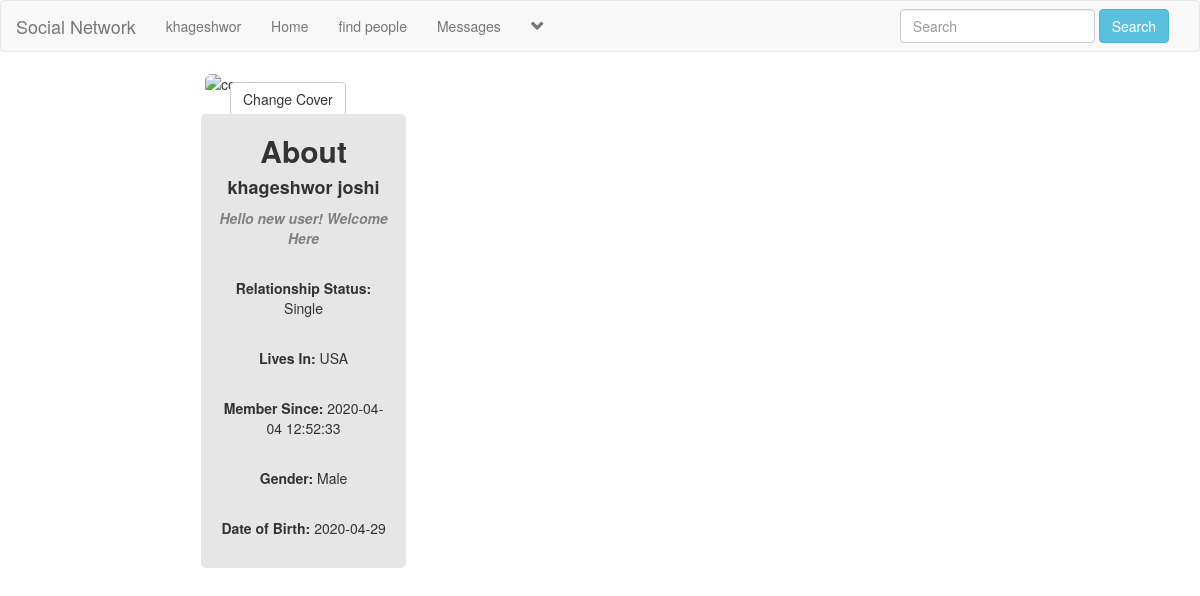
The app's page /profile.php (signed in) with its own data.
### tables this page shows
CREATE TABLE `users` (
  `user_id` int(11) NOT NULL,
  `f_name` text NOT NULL,
  `l_name` text NOT NULL,
  `user_name` text NOT NULL,
  `describe_user` varchar(255) NOT NULL,
  `relationship` text NOT NULL,
  `user_pass` varchar(255) NOT NULL,
  `user_email` varchar(255) NOT NULL,
  `user_country` text NOT NULL,
  `user_gender` text NOT NULL,
  `user_birthdate` text NOT NULL,
  `user_image` varchar(255) NOT NULL,
  `user_cover` varchar(255) NOT NULL,
  `user_reg_date` timestamp NOT NULL DEFAULT current_timestamp(),
  `status` text NOT NULL,
  `posts` text NOT NULL,
  `recovery_account` varchar(255) NOT NULL
);

### profile.php (the view, shortened to what this page needs)
<!DOCTYPE html>
<?php
    include("includes/header.php");
?>
<html lang="en">
<head>
    <link rel="stylesheet" href="https://maxcdn.bootstrapcdn.com/bootstrap/3.4.1/css/bootstrap.min.css">
    <link rel="stylesheet" type="text/css" href="style/home_style2.css">
</head>
<body>
    <div class="row">
        <div class="col-sm-2">
        </div>
        <div class="col-sm-8">
            <?php
                echo"
                    <div>
                        <div><img id='cover-img' class='img-rounded' src='$user_cover' alt ='cover'</div>
                        <form action='profile.php?u_id=$user_id' method='post' enctype='multipart/form-data'>
                            <ul class= 'nav pull-left' style='position:absolute;top:10px;left:40px;'>
                                <li class='dropdown'>
                                    <button class='dropdown-toggle btn btn-default' data-toggle='dropdown'>Change Cover</button>
                                    <div class='dropdown-menu'>
                                        <center>
                                        <label class='btn btn-info'>Select Cover
                                        <input type='file' name='u_cover' size='60' />
                                        </label><br><br>
                                        <button name='submit' class='btn btn-info'>Update Cover</button>
                                        </center>
                                    </div>
                                </li>
                            </ul>
                        </form>
                    </div>
                    <div id='profile-img'>
                        <img src='$user_image' alt='profile' class='img-circle' width='180px' height='185px'>
                        <form action'= 'profile.php?u_id=$user_id' method='post' enctype='multipart/form-data'>
                                <label id='update_profile'>Select profile
                                <input type='file' name='u_image' size='60' />
                                </label><br><br>
                                <button id = 'button_profile' name='update' class='btn btn-info'>Update Profile</button>
                        </form>
                    </div><br>
                ";
            ?>
        </div>
    </div>
    <div class="col-sm-2">
    </div>
</div>
    <div class="row">
        <div class="col-sm-2">
        </div>
        <div class="col-sm-2" style="background-color: #e6e6e6; text-align:center;left:0.9%;border-radius: 5px;">
            <?php
                 echo "
                    <center><h2><strong>About</strong></h2></center>
                    <center><h4><strong>$first_name $last_name</strong></h4></center>
                    <p><strong><i style='color:grey;'>$describe_user</i></strong></p><br>
                    <p><strong>Relationship Status: </strong> $relationship_status</p><br>
                    <p><strong>Lives In: </strong> $user_country</p><br>
                    <p><strong>Member Since: </strong> $register_date</p><br>
                    <p><strong>Gender: </strong> $user_gender</p><br>
                    <p><strong>Date of Birth: </strong> $user_birthday</p><br>
                    ";
            ?>
        </div>
        <div class="col-sm-6">
        </div>
        <div class='col-sm-2'>
        </div>
    </div>
</body>
</html>

### includes/header.php (shortened to what this page needs)
<?php
    include("functions/functions.php");
?>
<nav class="navbar navbar-default">
    <div class="container-fluid">
        <div class="navbar-header">
            <a href="home.php" class="navbar-brand">Social Network</a>
        </div>
        <div class="collapse navbar-collapse" id="#bs-example-navbar-collapse-1">
            <ul class="nav navbar-nav">
                <?php
                    $user =  $_SESSION['user_email'];
                    $get_user = "SELECT * FROM users WHERE user_email='$user'";
                    $run_user = mysqli_query($con,$get_user);
                    $row = mysqli_fetch_array($run_user);
                    $user_id = $row['user_id'];
                    $first_name =$row['f_name'];
                    $last_name = $row['l_name'];
                    $describe_user = $row['describe_user'];
                    $relationship_status = $row['relationship'];
                    $user_country = $row['user_country'];
                    $user_gender = $row['user_gender'];
                    $user_birthday = $row['user_birthdate'];
                    $register_date = $row['user_reg_date'];
                    $user_posts = "SELECT * FROM posts WHERE user_id = '$user_id'";
                    $run_posts = mysqli_query($con,$user_posts);
                    $posts = mysqli_num_rows($run_posts);
                ?>
                <li><a href='profile.php?<?php echo "u_id=$user_id" ?>'><?php echo $first_name;?></a></li>
                <li><a href="home.php">Home</a></li>
                <li><a href="member.php">find people</a></li>
                <li><a href="messages.php?u_id=new">Messages</a></li>
                <?php
                    echo "
                        <li class='dropdown'>
                            <a href='#' class='dropdown-toggle' data-toggle='dropdown' role='button' aria-haspopup='true' aria-expanded='false'><span> <i class='glyphicon glyphicon-chevron-down'></i></span></a>
                            <ul class='dropdown-menu'>
                                <li>
                                    <a href='my_post.php?u_id=$user_id'>My Posts <span class='badge badge-secondary'>$posts</span></a>
                                </li>
                                <li>
                                    <a href='edit_profile.php?u_id=$user_id'>Edit Account</a>
                                </li>
                                <li role='separator' class='divider'></li>
                                <li>
                                    <a href='logout.php'>Logout</a>
                                </li>
                            </ul>
                        </li>
                    ";
                ?>
            </ul>
            <ul class="nav navbar-nav navbar-right">
                <li class="dropdown">
                    <form action="results.php" method="get" class=" navbar-form navbar-left">
                        <div class="form-group">
                            <input type="text" class="form-control" name="user_query" placeholder="Search">
                            <button type="submit" class="btn btn-info" name="search">Search</button>
                        </div>
                    </form>
                </li>
            </ul>
        </div>
    </div>
</nav>

### style/home_style2.css (style rules this page uses)
body { overflow-x: hidden; }
label { padding: 7px; display: table; color: #fff; }

### profile.php (style rules this page uses)
#profile-img { position:absolute; top:160px; left:40px; }
#update_profile { position:relative; top:-33px; cursor:pointer; left:93px; border-radius:4px; background-color: rgba(0,0,0,0.1); transform:translate(-50%,-50%); }
#button_profile { position:absolute; top:80%; left:50%; cursor:pointer; transform:translate(-50%,-50%); }

### records on screen
users: f_name "khageshwor", l_name "joshi", describe_user "Hello new user! Welcome Here", relationship "Single", user_country "USA", user_reg_date "2020-04-04 12:52:33", user_gender "Male", user_birthdate "2020-04-29"
